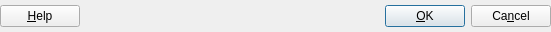
  <widget class="QWidget" name="Layout1" >
   <property name="geometry" >
    <rect>
     <x>10</x>
     <y>460</y>
     <width>551</width>
     <height>32</height>
    </rect>
   </property>
   <layout class="QHBoxLayout" >
    <property name="margin" >
     <number>0</number>
    </property>
    <property name="spacing" >
     <number>6</number>
    </property>
    <item>
     <widget class="QPushButton" name="buttonHelp" >
      <property name="text" >
       <string>&amp;Help</string>
      </property>
      <property name="shortcut" >
       <string>F1</string>
      </property>
      <property name="autoDefault" >
       <bool>true</bool>
      </property>
     </widget>
    </item>
    <item>
     <spacer>
      <property name="orientation" >
       <enum>Qt::Horizontal</enum>
      </property>
      <property name="sizeType" >
       <enum>QSizePolicy::Expanding</enum>
      </property>
      <property name="sizeHint" >
       <size>
        <width>20</width>
        <height>20</height>
       </size>
      </property>
     </spacer>
    </item>
    <item>
     <widget class="QPushButton" name="buttonOk" >
      <property name="text" >
       <string>&amp;OK</string>
      </property>
      <property name="shortcut" >
       <string>Alt+O</string>
      </property>
      <property name="default" >
       <bool>true</bool>
      </property>
     </widget>
    </item>
    <item>
     <widget class="QPushButton" name="buttonCancel" >
      <property name="text" >
       <string>Ca&amp;ncel</string>
      </property>
      <property name="shortcut" >
       <string>Alt+N</string>
      </property>
      <property name="autoDefault" >
       <bool>true</bool>
      </property>
     </widget>
    </item>
   </layout>
  </widget>
